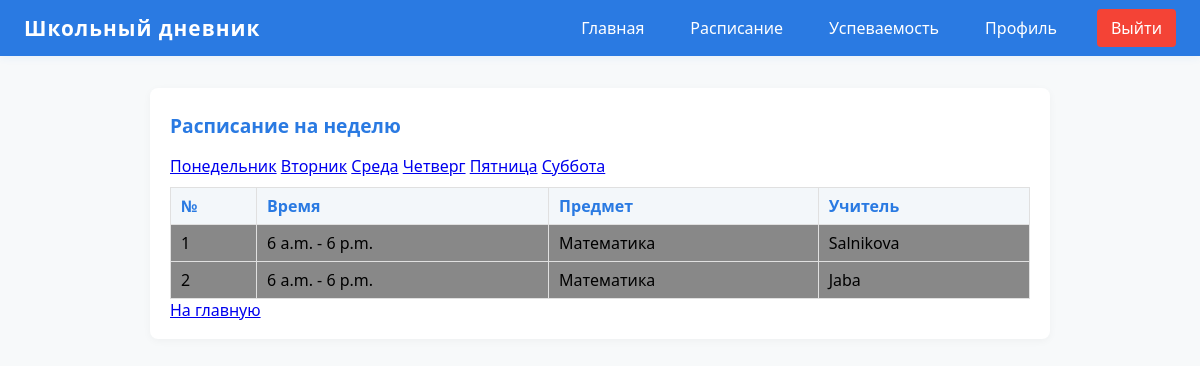
The page /schedule/?weekday=1 (signed in) on the database its author committed.
### core/models.py (models this page shows, shortened)
class ScheduleEntry(models.Model):
    classroom = models.ForeignKey(Classroom, on_delete=models.CASCADE, verbose_name='Класс')
    subject = models.ForeignKey(Subject, on_delete=models.CASCADE, verbose_name='Предмет')
    teacher = models.ForeignKey(Teacher, on_delete=models.CASCADE, verbose_name='Учитель')
    weekday = models.IntegerField(choices=[(i, d) for i, d in enumerate(['Пн','Вт','Ср','Чт','Пт','Сб'])], verbose_name='День недели')
    lesson_number = models.PositiveIntegerField(verbose_name='Номер урока')  # 1, 2, 3...
    start_time = models.TimeField(verbose_name='Начало')
    end_time = models.TimeField(verbose_name='Конец')
    class Meta:
        verbose_name = 'Расписание'
        verbose_name_plural = 'Расписание'
        unique_together = ("classroom", "weekday", "lesson_number")
        ordering = ["weekday", "lesson_number"]

class Subject(models.Model):
    name = models.CharField(max_length=50)
    color = models.CharField(max_length=7, default="#888888")  # For frontend color coding

class Teacher(models.Model):
    user = models.OneToOneField(User, on_delete=models.CASCADE, limit_choices_to={'role': 'teacher'})
    subjects = models.ManyToManyField(Subject)
    classrooms = models.ManyToManyField(Classroom, blank=True)  # Which classes the teacher teaches
    def __str__(self):
        return self.user.get_full_name() or self.user.username

class User(AbstractUser):
    ROLE_CHOICES = [
        ('admin', 'Админ'),
        ('teacher', 'Учитель'),
        ('student', 'Ученик'),
    ]
    role = models.CharField(max_length=10, choices=ROLE_CHOICES, default='student')
    classroom = models.ForeignKey('Classroom', on_delete=models.SET_NULL, null=True, blank=True)

### core/views.py (the view)
# urls.py: path('schedule/', views.schedule, name='schedule'),
@login_required
def schedule(request):
    role = get_user_role(request.user)
    weekday = int(request.GET.get('weekday', timezone.now().weekday()))
    weekdays = [
        (0, 'Понедельник'),
        (1, 'Вторник'),
        (2, 'Среда'),
        (3, 'Четверг'),
        (4, 'Пятница'),
        (5, 'Суббота'),
    ]
    homeworks = None
    if role == 'student':
        classroom = getattr(request.user, 'classroom', None)
        entries = ScheduleEntry.objects.filter(classroom=classroom, weekday=weekday)
        homeworks = Homework.objects.filter(classroom=classroom, date=timezone.localdate())
    elif role == 'teacher':
        teacher = Teacher.objects.filter(user=request.user).first()
        entries = ScheduleEntry.objects.filter(teacher=teacher, weekday=weekday)
        homeworks = Homework.objects.filter(teacher=teacher, date=timezone.localdate())
    else:
        entries = ScheduleEntry.objects.filter(weekday=weekday)
    return render(request, 'core/schedule.html', {'entries': entries, 'weekday': weekday, 'weekdays': weekdays, 'homeworks': homeworks, 'user':request.user})

### core/views.py (called while the page is built)
def get_user_role(user):
    if user.is_superuser or user.role == 'admin':
        return 'admin'
    return user.role

### core/templates/core/schedule.html (shortened to what this page needs)
{% load static %}
<!DOCTYPE html>
<html lang="ru">
<head>
    <link rel="stylesheet" href="{% static 'core/style.css' %}">
</head>
<body>
    {% include 'core/navbar.html' %}
    <div class="dashboard-content">
        <div class="diary-block">
            <h2>Расписание на неделю</h2>
            <div class="weekday-switcher">
            {% for i, day in weekdays %}
                <a href="?weekday={{i}}" class="weekday{% if weekday == i %} active{% endif %}">{{day}}</a>
            {% endfor %}
        </div>
        <table class="schedule-table">
            <tr>
                <th>№</th>
                <th>Время</th>
                <th>Предмет</th>
                <th>Учитель</th>
            </tr>
            {% for entry in entries %}
            <tr style="background: {{ entry.subject.color }};">
                <td>{{ entry.lesson_number }}</td>
                <td>{{ entry.start_time }} - {{ entry.end_time }}</td>
                <td>{{ entry.subject.name }}</td>
                <td>{{ entry.teacher }}</td>
            </tr>
            {% empty %}
            <tr><td colspan="4">Нет занятий</td></tr>
            {% endfor %}
        </table>
        <a href="/" class="back">На главную</a>
    </div>
</body>
</html>

### core/static/core/style.css (style rules this page uses)
body { font-family: 'Segoe UI', Arial, sans-serif; margin: 0; background: #f7f9fa; }
.dashboard-content { max-width: 900px; margin: 32px auto 0 auto; padding: 0 16px; }
.diary-block { background: #fff; border-radius: 8px; box-shadow: 0 2px 8px rgba(0,0,0,0.04); margin-bottom: 28px; padding: 24px 20px 18px 20px; }
.diary-block h2 { margin-top: 0; color: #2a7ae2; font-size: 1.2em; }
.schedule-table, .grades-table { width: 100%; border-collapse: collapse; margin-top: 10px; }
.schedule-table th, .schedule-table td, .grades-table th, .grades-table td { border: 1px solid #e0e0e0; padding: 7px 10px; text-align: left; }
.schedule-table th, .grades-table th { background: #f3f7fa; color: #2a7ae2; }

### rows shown on the page
ScheduleEntry: lesson_number "1", start_time "6 a.m.", end_time "6 p.m.", subject.name "Математика", teacher "Salnikova"
ScheduleEntry: lesson_number "2", start_time "6 a.m.", end_time "6 p.m.", subject.name "Математика", teacher "Jaba"

### other values the page prints
{{ day }} "Понедельник" "Вторник" "Среда" "Четверг" "Пятница" "Суббота"
